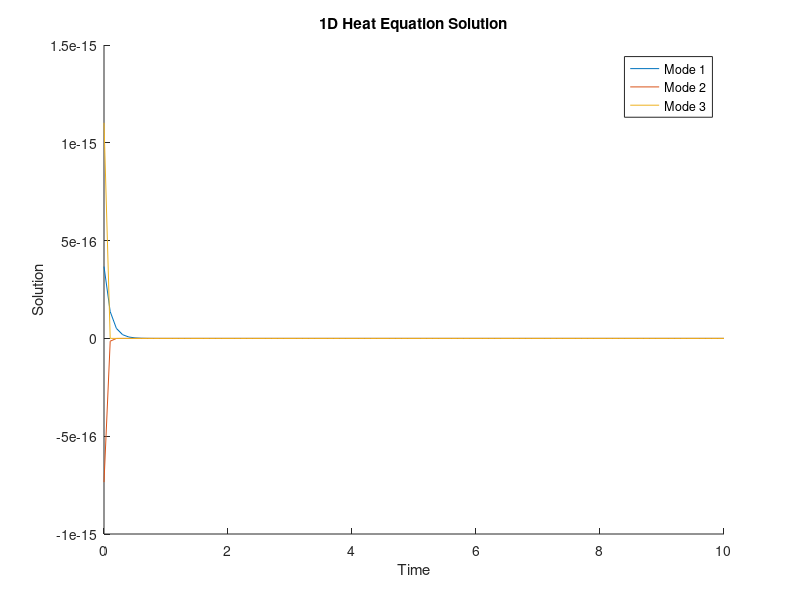

Source code (MATLAB):
% Define parameters
t = 0:0.1:10; % Time vector
n = 1:3; % Mode number

% Initialize solution matrix
sol = zeros(length(n), length(t));

% Calculate solution for each mode
for i = 1:length(n)
    expval = exp(-n(i)^2 * pi^2 * t);
    sinval = sin(n(i) * pi);
    sol(i, :) = 3 * expval * sinval;
end

% Plot the solution
figure;
hold on;
for i = 1:length(n)
    plot(t, sol(i, :), 'DisplayName', ['Mode ' num2str(n(i))]);
end
hold off;
xlabel('Time');
ylabel('Solution');
title('1D Heat Equation Solution');
legend show;
